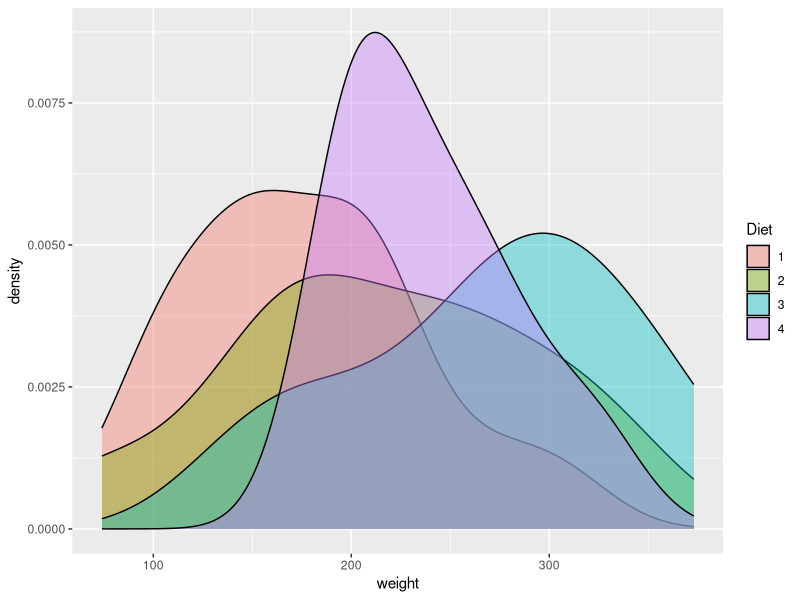

This figure's R source:
#Day 1
#Dhiren vanmari
#bioststats
#12 april 2018

# load libraries ----------------------------------------------------------
library(tidyverse)


# intergers ---------------------------------------------------------------

#gen a  seq of intergers data

interger_r <- as.integer(seq(5, 14, by = 1))
head(interger_r)


summary(interger_r) #summary data of intergers


# continuous  -------------------------------------------------------------

#gen a seq of continuous data

numeric_r <- seq(23, 55, length.out = 10)#create 10 values of a sequence from 23 to 55 
head(numeric_r, n = 10) #view the 10 numbers
summary(numeric_r) #summary stats off continuos data


# Dates -------------------------------------------------------------------

#performing arithmetics with dates 
as.Date("2005-12-31") - as.Date("2005-12-12") #number of days from 12-31 /12/2005
#or
dates_R <- seq(as.Date("2005-12-16"), as.Date("2005-12-25"), by = "day") 
#create a sequence of dates 

dates_R

summary(dates_R)


# Data frames -------------------------------------------------------------

#creating data frames
#variables which share similar properties.

df_r <- data.frame(intergers = interger_r,
                   numeric = numeric_r,
                   dates = dates_R)

#tibble data to tabulate 

df_r <- as.tibble(df_r)
summary(df_r) #summarise each variable of the table



# categorical data --------------------------------------------------------------
#has no rankings or order
#qualitative data that are classed
#creating vectors

#electronics
elect_r <- as.factor(c("laptops", "desktops", "cell phones"))

#people
people_r <- (c("ugly", "sexy","beutiful"))

#colours
colours_r <- (c("red","blue", "green"))


students <- data.frame(colours_r,people_r,elect_r) #create a datframe of the categorical data we generated
 summary(students)

# ordinal data ------------------------------------------------------------
# are data that are classed according to ranks 
#eg. position 1st 2nd 3rd
#this is still qualitative but with some sougt of order
#ordinal scale  or importance of a vector according to rank

colour_qual <- ordered(c("blue", "yellow","green", "orange", "red"),
                       levels = c("blue", "green", "yellow", "orange", "red")) #creating the rank of importance

colour_qual


# binary data -------------------------------------------------------------
#takes on one of two answers eg true/false

binary_R <- c(TRUE, FALSE, TRUE, TRUE)
summary(binary_R) # best described by mode


# character data ----------------------------------------------------------
#words, names, species, companies


sites_r <- c("Gansbaai", "Sea Point", "koggelbay")



# missing values ----------------------------------------------------------
#numbers of chick eggs in nest
Chicks_nest <- c(3, 0, 2, 10, 4, 6, 0, NA)
summary(Chicks_nest) #summary
mean(Chicks_nest, na.rm = T) #mean


# viewing Data ----------------------------------------------------------------

#head(name)
#tail(name,n= )
#view from environment ----Table 


# Chapter3 DESCRIPTIVE STATS ----------------------------------------------------------------

#create a data frame

chicks <- as.tibble(ChickWeight)

#count the data
chicks %>% 
  summarise(n())
#or
nrow(chicks)
# or 
#look in environment .obs


# measures of central tendency --------------------------------------------

#means
#medians 
#Skewness


#calc mean weight
chicks %>% 
  summarise(mean.wt = mean(weight))

#be more specific and look at a specific time 
#create a new data set with variables to be considered
 chicks %>% 
  filter(Time == 21) %>% #select all time 21 
  group_by(Diet) %>%  #group data by Diets
  summarise(mean.wt = mean(weight),median.wt = median(weight))

 
#visualising density of data

ggplot(data = filter(chicks, Time == 21), aes(x = weight, fill = Diet)) +
  geom_density(alpha = 0.4) 
#no y variable because its a density graph which is similiar to a hiostogram

#skewness
#when graph is higher on the left = skewed to the right (+ skewed)
#when graph is higher on the right = Skewed to the left (- skewed)



library(e1071) #load this to measure skewness

#creating data for mean, median and skewness in weight for every type of Diet give to chickens
chicks %>% 
  filter(Time == 21) %>% 
  group_by(Diet) %>% 
  summarise(mean.wt = mean(weight),
            median.wt = median(weight),
            skew.wt = skewness(weight))
#skewness is the degree of assymetry present in the distribution when the mode, mean and median are not equal.


#kurtosis
#Kurtosis describes the tail shape of the data’s distribution. 
#A normal distribution has zero kurtosis and thus the standard tail shape (mesokurtic).
#Negative kurtosis indicates data with a thin-tailed (platykurtic) distribution.
#Positive kurtosis indicates a fat-tailed distribution (leptokurtic)

#calc the kurtosis of tail distribution

chicks %>% 
  filter(Time == 21) %>% 
  group_by(Diet) %>% 
  summarise(mean.wt = mean(weight),
            median.wt = median(weight),
            skew.wt = skewness(weight),
            kurt.wt = kurtosis(weight))
            




# measures of variability----------------------------------------------------------------

#below is a summary of many different statistical properties

wt.summary <- chicks %>% 
  filter(Time ==21) %>% 
  group_by(Diet) %>% 
  summarise(wt.mean = mean(weight),
            wt.median = median(weight),
            wt.var = var(weight),
            wt.sd = sd(weight),
            wt.min = min(weight),
            wt.quart1 = quantile(weight, 0.25), # lower quartile
            wt.quart2 = quantile(weight, 0.5), #mean
            wt.quart3 = quantile(weight, 0.75)) #upper quartile

#The variance and standard deviation are examples of interval estimates.
  











